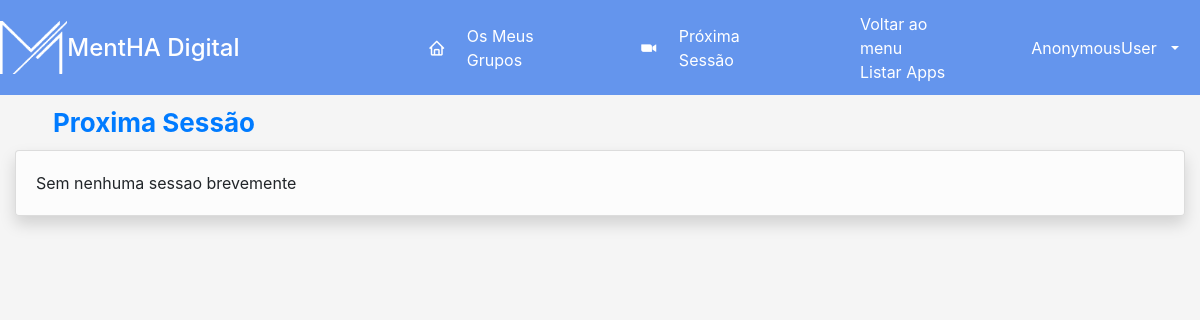
Page /diario/nextSession on the earlier database version.
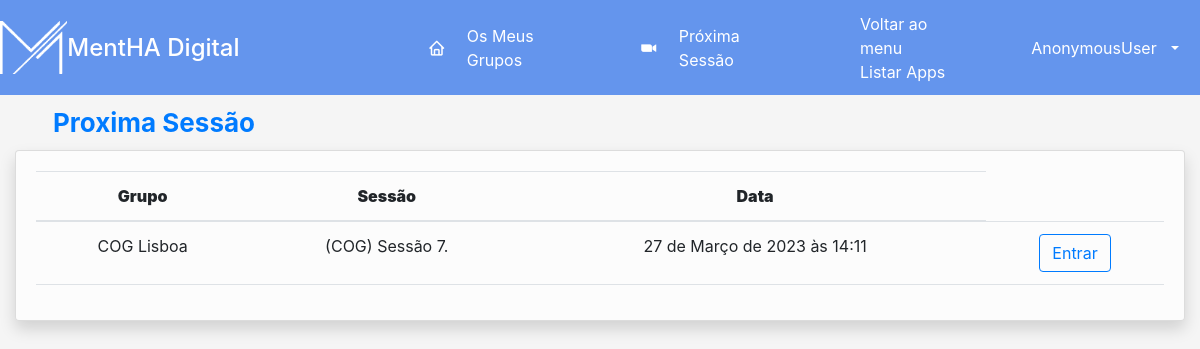
Same page on the later database version.
### diario/models.py (models this page shows, shortened)
class SessaoDoGrupo(models.Model):
    PRESENT = 'P'
    ONLINE = 'O'
    MISTO = 'M'
    REGIME = [
        (PRESENT, "Presencial"),
        (ONLINE, "Online"),
        (MISTO, "Misto")
    ]
    PORREALIZAR = 'PR'
    REALIZADO = 'R'
    ESTADO = [
        (PORREALIZAR, "Por realizar"),
        (REALIZADO, "Realizado"),
    ]
    grupo = models.ForeignKey(Grupo, on_delete=models.CASCADE, blank=True)
    regime = models.CharField(max_length=20, choices=REGIME, null=True, blank=True, default=PRESENT)
    estado = models.CharField(max_length=20, choices=ESTADO, null=True, blank=True, default=PORREALIZAR)
    data = models.DateTimeField(null=True)
    inicio = models.DateTimeField(null=True, blank=True)
    fim = models.DateTimeField(null=True, blank=True)
    concluido = models.BooleanField(default=False)
    sessao = models.ForeignKey(Sessao, on_delete=models.CASCADE, blank=True, null=True, related_name='sessoes')
    parte_ativa = models.ForeignKey(Parte_Exercicio, models.CASCADE, blank=True, null=True, related_name='sessoes')

class Grupo(models.Model):
    opEscolaridade = (
        ("0-4", "0-4"),
        ("5-9", "5-9"),
        ("10-12", "10-12"),
        ("12+", "12+")
    )
    opPrograma = (
        ("CARE", "CARE"),
        ("COG", "COG"),
    )
    nome = models.CharField(max_length=20)
    diagnostico = models.ForeignKey(Doenca, on_delete=models.CASCADE, null=True, blank=True)
    localizacao = models.CharField(max_length=20, default="", null=True, blank=True)
    escolaridade = models.CharField(max_length=20, choices=opEscolaridade, default="", blank=True, null=True)
    referenciacao = models.ForeignKey(Reference, on_delete=models.CASCADE, null=True, blank=True)
    nivelGDS = models.IntegerField(default=0)
    programa = models.CharField(max_length=20, choices=opPrograma, default="CARE", blank=True, null=True)
    def __str__(self):
        return f'{self.nome}'

class Sessao(models.Model):
    PRESENT = 'P'
    ONLINE = 'O'
    MISTO = 'M'
    REGIME = [
        (PRESENT, "Presencial"),
        (ONLINE, "Online"),
        (MISTO, "Misto")
    ]
    PORREALIZAR = 'PR'
    REALIZADO = 'R'
    ESTADO = [
        (PORREALIZAR, "Por realizar"),
        (REALIZADO, "Realizado"),
    ]
    opPrograma = (
        ("CARE", "CARE"),
        ("COG", "COG"),
    )
    nome = models.CharField(max_length=100, blank = True)
    numeroSessao = models.IntegerField(null=True, blank=True)
    tema = models.TextField(max_length=1000, null=True, blank=True)
    dinamizadores = models.CharField(max_length=1000, null=True, blank=True)
    componentes = models.CharField(max_length=1000, null=True, blank=True)
    instrumentoAvaliacao = models.TextField(max_length=1000, null=True, blank=True)
    programa = models.CharField(max_length=20, choices=opPrograma, default="CARE", blank=True, null=True)
    def __str__(self):
        return f'({self.programa}) Sessão {self.numeroSessao}. {self.nome}'

### diario/views.py (the view)
# urls.py: path('nextSession', views.nextSession, name="nextSession"),
def nextSession(request):
    datas = SessaoDoGrupo.objects.exclude(data=None)
    datas = datas.filter(estado='PR')
    if  bool(datas) == True:
        datas = datas.filter(estado='PR').order_by('data')[0]
    contexto = {
        'proxima': datas,
        'ss': bool(datas)
    }
    return render(request, 'diario/nextSession.html', contexto)

### diario/templates/diario/nextSession.html (shortened to what this page needs)
{% extends 'diario/base.html' %}
{% load static %}
{% block main %}
<div class="container-fluid">
    <div class="container text-start">
        <div class="row">
            <div class="col align-self-center">
                <div class="">
                    <div class="card-body" style="padding: 8px">
                        <p class="text-primary m-0 fw-bold"
                            style="margin: 5px; font-size: 26px">Proxima Sessão</p>
                    </div>
                </div>
            </div>
        </div>
    </div>
    <div class="card shadow">
        <div class="card-body">
            {% if ss == True %}
            <div class="table-responsive">
                <table class="table table-hover">
                    <thead>
                    <tr>
                        <th style="text-align: center;"><strong>Grupo</strong></th>
                        <th style="text-align: center;"><strong>Sessão</strong></th>
                        <th style="text-align: center;"><strong>Data</strong></th>
                    </tr>
                    </thead>
                    <tbody>
                    <tr>
                        <td style="text-align: center;">{{ proxima.grupo }}</td>
                        <td style="text-align: center;">{{ proxima.sessao }}</td>
                        <td style="text-align: center;">{{ proxima.data }}</td>
                        <td style="text-align: center;">
                            <form action="{%  url 'diario:presencas_sessao' proxima.id %}">
                                <button class="btn btn-outline-primary">Entrar</button>
                            </form>
                        </td>
                    </tr>
                    </tbody>
                </table>
            </div>
            {% else %}
            Sem nenhuma sessao brevemente
            {% endif %}
        </div>
    </div>
</div>
<br>
{% endblock %}

Differences in the rows shown:
now on this page (row edited): SessaoDoGrupo: grupo "COG Lisboa", sessao "(COG) Sessão 7.", data "27 de Março de 2023 às 14:11"
Other differences:
text no longer shown: "Sem nenhuma sessao brevemente"
text now shown: "Grupo Sessão Data Entrar"
